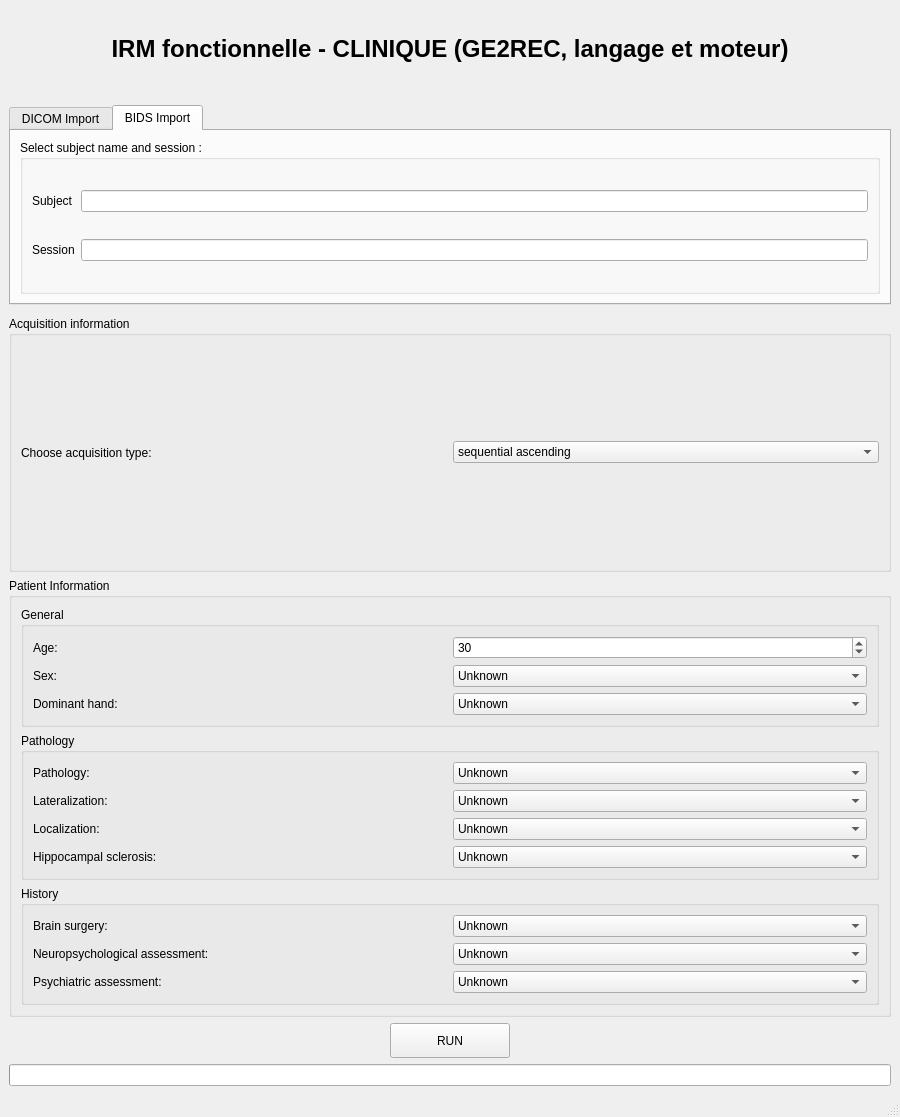
<?xml version="1.0" encoding="UTF-8"?>
<ui version="4.0">
 <class>MainWindow</class>
 <widget class="QMainWindow" name="MainWindow">
  <property name="geometry">
   <rect>
    <x>0</x>
    <y>0</y>
    <width>900</width>
    <height>1117</height>
   </rect>
  </property>
  <property name="minimumSize">
   <size>
    <width>850</width>
    <height>650</height>
   </size>
  </property>
  <property name="windowTitle">
   <string>GE2REC - CLINIQUE</string>
  </property>
  <widget class="QWidget" name="centralwidget">
   <layout class="QVBoxLayout" name="mainLayout">
    <item>
     <widget class="QLabel" name="label_title">
      <property name="maximumSize">
       <size>
        <width>16777215</width>
        <height>80</height>
       </size>
      </property>
      <property name="font">
       <font>
        <pointsize>18</pointsize>
        <weight>75</weight>
        <bold>true</bold>
       </font>
      </property>
      <property name="text">
       <string>IRM fonctionnelle - CLINIQUE (GE2REC, langage et moteur)</string>
      </property>
      <property name="alignment">
       <set>Qt::AlignCenter</set>
      </property>
     </widget>
    </item>
    <item>
     <widget class="QTabWidget" name="tabWidget">
      <property name="sizePolicy">
       <sizepolicy hsizetype="Expanding" vsizetype="Preferred">
        <horstretch>0</horstretch>
        <verstretch>0</verstretch>
       </sizepolicy>
      </property>
      <property name="minimumSize">
       <size>
        <width>0</width>
        <height>200</height>
       </size>
      </property>
      <property name="maximumSize">
       <size>
        <width>16777215</width>
        <height>180</height>
       </size>
      </property>
      <property name="currentIndex">
       <number>1</number>
      </property>
      <widget class="QWidget" name="tab_dicom">
       <attribute name="title">
        <string>DICOM Import</string>
       </attribute>
       <layout class="QVBoxLayout">
        <item>
         <widget class="QLabel" name="label_dicom">
          <property name="text">
           <string>Select DICOM directory (.zip):</string>
          </property>
         </widget>
        </item>
        <item>
         <layout class="QHBoxLayout">
          <item>
           <spacer name="spacer_left_open">
            <property name="orientation">
             <enum>Qt::Horizontal</enum>
            </property>
            <property name="sizeType">
             <enum>QSizePolicy::Expanding</enum>
            </property>
            <property name="sizeHint" stdset="0">
             <size>
              <width>0</width>
              <height>0</height>
             </size>
            </property>
           </spacer>
          </item>
          <item>
           <widget class="QPushButton" name="pushButton_browser">
            <property name="sizePolicy">
             <sizepolicy hsizetype="Fixed" vsizetype="Fixed">
              <horstretch>0</horstretch>
              <verstretch>0</verstretch>
             </sizepolicy>
            </property>
            <property name="minimumSize">
             <size>
              <width>120</width>
              <height>35</height>
             </size>
            </property>
            <property name="text">
             <string>Open ...</string>
            </property>
           </widget>
          </item>
          <item>
           <spacer name="spacer_right_open">
            <property name="orientation">
             <enum>Qt::Horizontal</enum>
            </property>
            <property name="sizeType">
             <enum>QSizePolicy::Expanding</enum>
            </property>
            <property name="sizeHint" stdset="0">
             <size>
              <width>0</width>
              <height>0</height>
             </size>
            </property>
           </spacer>
          </item>
         </layout>
        </item>
        <item>
         <widget class="QTextEdit" name="textEdit_output_browser">
          <property name="sizePolicy">
           <sizepolicy hsizetype="Preferred" vsizetype="Fixed">
            <horstretch>0</horstretch>
            <verstretch>0</verstretch>
           </sizepolicy>
          </property>
          <property name="minimumSize">
           <size>
            <width>0</width>
            <height>60</height>
           </size>
          </property>
          <property name="maximumSize">
           <size>
            <width>16777215</width>
            <height>80</height>
           </size>
          </property>
         </widget>
        </item>
       </layout>
      </widget>
      <widget class="QWidget" name="tab_bids">
       <attribute name="title">
        <string>BIDS Import</string>
       </attribute>
       <layout class="QVBoxLayout">
        <item>
         <widget class="QGroupBox" name="groupBox">
          <property name="title">
           <string>Select subject name and session :</string>
          </property>
          <layout class="QGridLayout" name="gridLayout">
           <item row="1" column="1">
            <widget class="QLineEdit" name="lineEdit_bids_ses"/>
           </item>
           <item row="0" column="0">
            <widget class="QLabel" name="label_bids_sub">
             <property name="text">
              <string>Subject</string>
             </property>
            </widget>
           </item>
           <item row="1" column="0">
            <widget class="QLabel" name="label_bids_ses">
             <property name="text">
              <string>Session</string>
             </property>
            </widget>
           </item>
           <item row="0" column="1">
            <widget class="QLineEdit" name="lineEdit_bids_sub"/>
           </item>
          </layout>
         </widget>
        </item>
       </layout>
      </widget>
     </widget>
    </item>
    <item>
     <spacer name="verticalSpacer_between_tabs_and_acquisition">
      <property name="orientation">
       <enum>Qt::Vertical</enum>
      </property>
      <property name="sizeType">
       <enum>QSizePolicy::Fixed</enum>
      </property>
      <property name="sizeHint" stdset="0">
       <size>
        <width>15</width>
        <height>15</height>
       </size>
      </property>
     </spacer>
    </item>
    <item>
     <widget class="QGroupBox" name="groupBox_acquisition">
      <property name="title">
       <string>Acquisition information</string>
      </property>
      <layout class="QHBoxLayout">
       <item>
        <widget class="QLabel" name="label_acq">
         <property name="text">
          <string>Choose acquisition type:</string>
         </property>
        </widget>
       </item>
       <item>
        <widget class="QComboBox" name="comboBox_acquistion_type">
         <item>
          <property name="text">
           <string>sequential ascending</string>
          </property>
         </item>
         <item>
          <property name="text">
           <string>sequential descending</string>
          </property>
         </item>
         <item>
          <property name="text">
           <string>interleaved (middle-top)</string>
          </property>
         </item>
        </widget>
       </item>
      </layout>
     </widget>
    </item>
    <item>
     <widget class="QGroupBox" name="groupBox_patient">
      <property name="title">
       <string>Patient Information</string>
      </property>
      <layout class="QVBoxLayout">
       <item>
        <widget class="QGroupBox" name="groupBox_general">
         <property name="title">
          <string>General</string>
         </property>
         <layout class="QGridLayout">
          <item row="0" column="0">
           <widget class="QLabel" name="label_age">
            <property name="text">
             <string>Age:</string>
            </property>
           </widget>
          </item>
          <item row="0" column="1">
           <widget class="QSpinBox" name="spinBox_age">
            <property name="maximum">
             <number>120</number>
            </property>
            <property name="value">
             <number>30</number>
            </property>
           </widget>
          </item>
          <item row="1" column="0">
           <widget class="QLabel" name="label_sex">
            <property name="text">
             <string>Sex:</string>
            </property>
           </widget>
          </item>
          <item row="1" column="1">
           <widget class="QComboBox" name="comboBox_sex">
            <item>
             <property name="text">
              <string>Unknown</string>
             </property>
            </item>
            <item>
             <property name="text">
              <string>Female</string>
             </property>
            </item>
            <item>
             <property name="text">
              <string>Male</string>
             </property>
            </item>
            <item>
             <property name="text">
              <string>Other</string>
             </property>
            </item>
           </widget>
          </item>
          <item row="2" column="0">
           <widget class="QLabel" name="label_hand">
            <property name="text">
             <string>Dominant hand:</string>
            </property>
           </widget>
          </item>
          <item row="2" column="1">
           <widget class="QComboBox" name="comboBox_hand">
            <item>
             <property name="text">
              <string>Unknown</string>
             </property>
            </item>
            <item>
             <property name="text">
              <string>Right</string>
             </property>
            </item>
            <item>
             <property name="text">
              <string>Left</string>
             </property>
            </item>
            <item>
             <property name="text">
              <string>Ambidextrous</string>
             </property>
            </item>
           </widget>
          </item>
         </layout>
        </widget>
       </item>
       <item>
        <widget class="QGroupBox" name="groupBox_pathology">
         <property name="title">
          <string>Pathology</string>
         </property>
         <layout class="QGridLayout">
          <item row="0" column="0">
           <widget class="QLabel" name="label_pathology">
            <property name="text">
             <string>Pathology:</string>
            </property>
           </widget>
          </item>
          <item row="0" column="1">
           <widget class="QComboBox" name="comboBox_pathology">
           <item>
             <property name="text">
              <string>Unknown</string>
             </property>
            </item>
            <item>
             <property name="text">
              <string>Healthy participant</string>
             </property>
            </item>
            <item>
             <property name="text">
              <string>Epilepsy</string>
             </property>
            </item>
            <item>
             <property name="text">
              <string>Tumor</string>
             </property>
            </item>
            <item>
             <property name="text">
              <string>Stroke</string>
             </property>
            </item>
            <item>
             <property name="text">
              <string>Other</string>
             </property>
            </item>
           </widget>
          </item>
          <item row="1" column="0">
           <widget class="QLabel" name="label_lat">
            <property name="text">
             <string>Lateralization:</string>
            </property>
           </widget>
          </item>
          <item row="1" column="1">
           <widget class="QComboBox" name="comboBox_lat">
            <item>
             <property name="text">
              <string>Unknown</string>
             </property>
            </item>
            <item>
             <property name="text">
              <string>Left</string>
             </property>
            </item>
            <item>
             <property name="text">
              <string>Right</string>
             </property>
            </item>
            <item>
             <property name="text">
              <string>Bilateral</string>
             </property>
            </item>
           </widget>
          </item>
          <item row="2" column="0">
           <widget class="QLabel" name="label_localisation">
            <property name="text">
             <string>Localization:</string>
            </property>
           </widget>
          </item>
          <item row="2" column="1">
           <widget class="QComboBox" name="comboBox_localisation">
            <item>
             <property name="text">
              <string>Unknown</string>
             </property>
            </item>
            <item>
             <property name="text">
              <string>Temporal</string>
             </property>
            </item>
            <item>
             <property name="text">
              <string>Frontal</string>
             </property>
            </item>
            <item>
             <property name="text">
              <string>Parietal</string>
             </property>
            </item>
            <item>
             <property name="text">
              <string>Occipital</string>
             </property>
            </item>
            <item>
             <property name="text">
              <string>Generalized</string>
             </property>
            </item>
           </widget>
          </item>
          <item row="3" column="0">
           <widget class="QLabel" name="label_hippo">
            <property name="text">
             <string>Hippocampal sclerosis:</string>
            </property>
           </widget>
          </item>
          <item row="3" column="1">
           <widget class="QComboBox" name="comboBox_hippo">
            <item>
             <property name="text">
              <string>Unknown</string>
             </property>
            </item>
            <item>
             <property name="text">
              <string>No</string>
             </property>
            </item>
            <item>
             <property name="text">
              <string>Yes</string>
             </property>
            </item>
           </widget>
          </item>
         </layout>
        </widget>
       </item>
       <item>
        <widget class="QGroupBox" name="groupBox_history">
         <property name="title">
          <string>History</string>
         </property>
         <layout class="QGridLayout">
          <item row="0" column="0">
           <widget class="QLabel" name="label_surgery">
            <property name="text">
             <string>Brain surgery:</string>
            </property>
           </widget>
          </item>
          <item row="0" column="1">
           <widget class="QComboBox" name="comboBox_surgery">
            <item>
             <property name="text">
              <string>Unknown</string>
             </property>
            </item>
            <item>
             <property name="text">
              <string>No</string>
             </property>
            </item>
            <item>
             <property name="text">
              <string>Yes</string>
             </property>
            </item>
           </widget>
          </item>
          <item row="1" column="0">
           <widget class="QLabel" name="label_neuropsy">
            <property name="text">
             <string>Neuropsychological assessment:</string>
            </property>
           </widget>
          </item>
          <item row="1" column="1">
           <widget class="QComboBox" name="comboBox_neuropsy">
            <item>
             <property name="text">
              <string>Unknown</string>
             </property>
            </item>
            <item>
             <property name="text">
              <string>No</string>
             </property>
            </item>
            <item>
             <property name="text">
              <string>Yes</string>
             </property>
            </item>
           </widget>
          </item>
          <item row="2" column="0">
           <widget class="QLabel" name="label_psy">
            <property name="text">
             <string>Psychiatric assessment:</string>
            </property>
           </widget>
          </item>
          <item row="2" column="1">
           <widget class="QComboBox" name="comboBox_psy">
            <item>
             <property name="text">
              <string>Unknown</string>
             </property>
            </item>
            <item>
             <property name="text">
              <string>No</string>
             </property>
            </item>
            <item>
             <property name="text">
              <string>Yes</string>
             </property>
            </item>
           </widget>
          </item>
         </layout>
        </widget>
       </item>
      </layout>
     </widget>
    </item>
    <item>
     <layout class="QHBoxLayout">
      <item>
       <spacer name="spacer_left_run">
        <property name="orientation">
         <enum>Qt::Horizontal</enum>
        </property>
        <property name="sizeType">
         <enum>QSizePolicy::Expanding</enum>
        </property>
        <property name="sizeHint" stdset="0">
         <size>
          <width>0</width>
          <height>0</height>
         </size>
        </property>
       </spacer>
      </item>
      <item>
       <widget class="QPushButton" name="pushButton_run">
        <property name="sizePolicy">
         <sizepolicy hsizetype="Fixed" vsizetype="Fixed">
          <horstretch>0</horstretch>
          <verstretch>0</verstretch>
         </sizepolicy>
        </property>
        <property name="minimumSize">
         <size>
          <width>120</width>
          <height>35</height>
         </size>
        </property>
        <property name="text">
         <string>RUN</string>
        </property>
       </widget>
      </item>
      <item>
       <spacer name="spacer_right_run">
        <property name="orientation">
         <enum>Qt::Horizontal</enum>
        </property>
        <property name="sizeType">
         <enum>QSizePolicy::Expanding</enum>
        </property>
        <property name="sizeHint" stdset="0">
         <size>
          <width>0</width>
          <height>0</height>
         </size>
        </property>
       </spacer>
      </item>
     </layout>
    </item>
    <item>
     <widget class="QProgressBar" name="progressBar_run"/>
    </item>
   </layout>
  </widget>
  <widget class="QMenuBar" name="menubar">
   <property name="geometry">
    <rect>
     <x>0</x>
     <y>0</y>
     <width>900</width>
     <height>24</height>
    </rect>
   </property>
  </widget>
  <widget class="QStatusBar" name="statusbar"/>
 </widget>
 <resources/>
 <connections/>
</ui>
